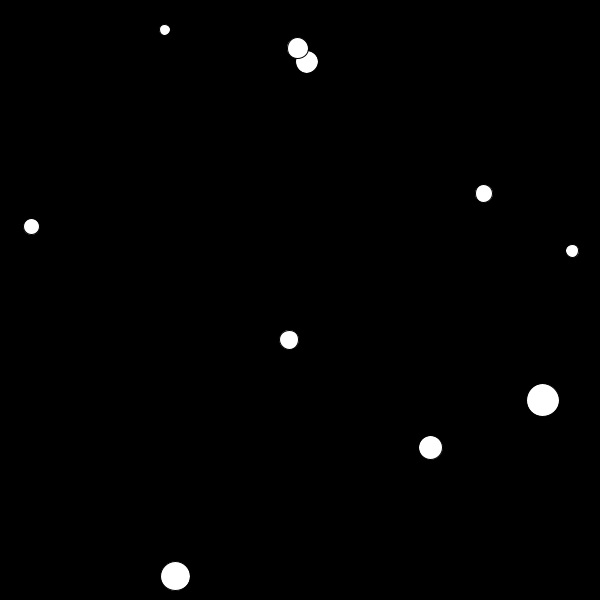
Frame 1 (no input)
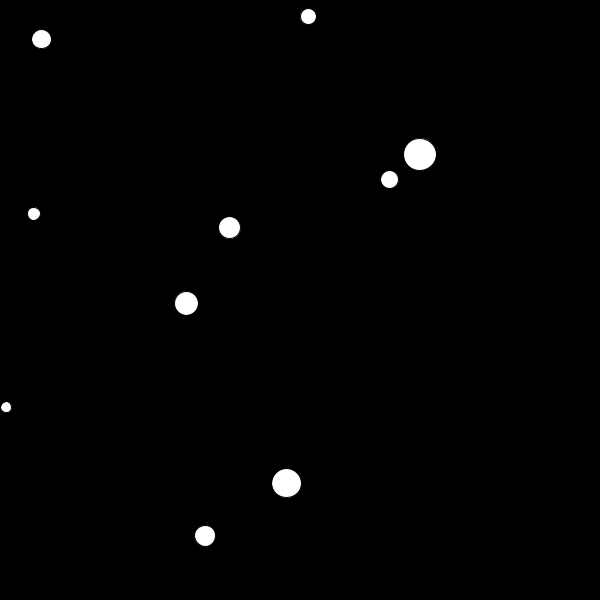
Frame 60 (the mouse pressed at the canvas centre just before this capture)
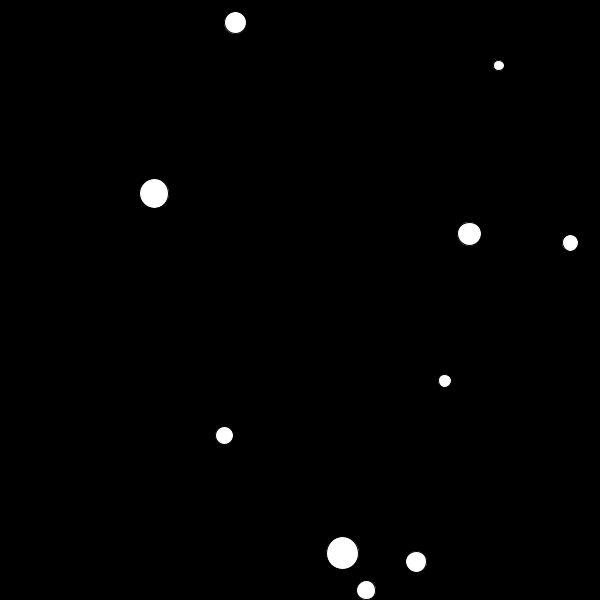
Frame 120 (the mouse held since frame 60 and released just before this capture)

The Processing sketch that drew these frames (run headless with seeded random() and noise(); from frame 60 on, the mouse is pressed at the canvas centre):

// Processing sketch: multipleBallsCollision
// ── multipleBallsCollision.pde
int BallCount = 10;
boolean flag[][] = new boolean[BallCount][BallCount];
Ball b[] = new Ball[BallCount];
void setup(){
  size(600, 600);
  fill(255);
  for(int i = 0; i < BallCount; i ++)
    b[i] = new Ball();  
  for(int i = 0; i < BallCount; i ++)
    for(int j = 0; j < BallCount; j ++)
      flag[i][j] = false;
}


void draw(){
  background(0);
  for(int i = 0; i < BallCount; i ++){
    b[i].compute();
    b[i].render();
  }
  checkCollision();
}


void checkCollision(){
  for(int i = 0; i < BallCount; i ++){
    for(int j = 0; j < BallCount && i != j && !flag[i][j]; j ++){
      if((abs(b[i].x - b[j].x) < b[i].radius + b[j].radius) &&(abs(b[i].y - b[j].y )< b[i].radius + b[j].radius)){
        fill(255);
        flag[i][j] = true;
        float b1velx = b[i].velx;
        float b1vely = b[i].vely;
        float b2velx = b[j].velx;
        float b2vely = b[j].vely;
        b[i].velx = (b1velx * (b[i].radius - b[j].radius) + 2 * b[j].radius * b2velx) / ( b[i].radius + b[j].radius);
        b[i].vely = (b1vely * (b[i].radius - b[j].radius) + 2 * b[j].radius * b2vely) / ( b[i].radius + b[j].radius);
        b[j].velx = (b2velx * (b[j].radius - b[i].radius) + 2 * b[i].radius * b1velx) / ( b[i].radius + b[j].radius);
        b[j].vely = (b2vely * (b[j].radius - b[i].radius) + 2 * b[i].radius * b1vely) / ( b[i].radius + b[j].radius);
      }
      else
        flag[i][j] = false;
    }
  }
}

// ── Ball.pde
class Ball{
  float radius, x, y, velx, vely;
  Ball(){
    radius = random(5, 20);
    x = random(radius, width - radius);
    y = random(radius, height - radius);
    velx = random(10, 20);
    vely = random(10, 20);
  }
  void compute(){
    x += velx;
    y += vely;
    if(x < radius) velx = abs(velx);
    if(x > width - radius) velx = -abs(velx);
    if(y < radius) vely = abs(vely);
    if(y > height - radius) vely = -abs(vely);
  }
  void render(){
    ellipse(x, y, 2 * radius, 2 * radius);
  }
}
